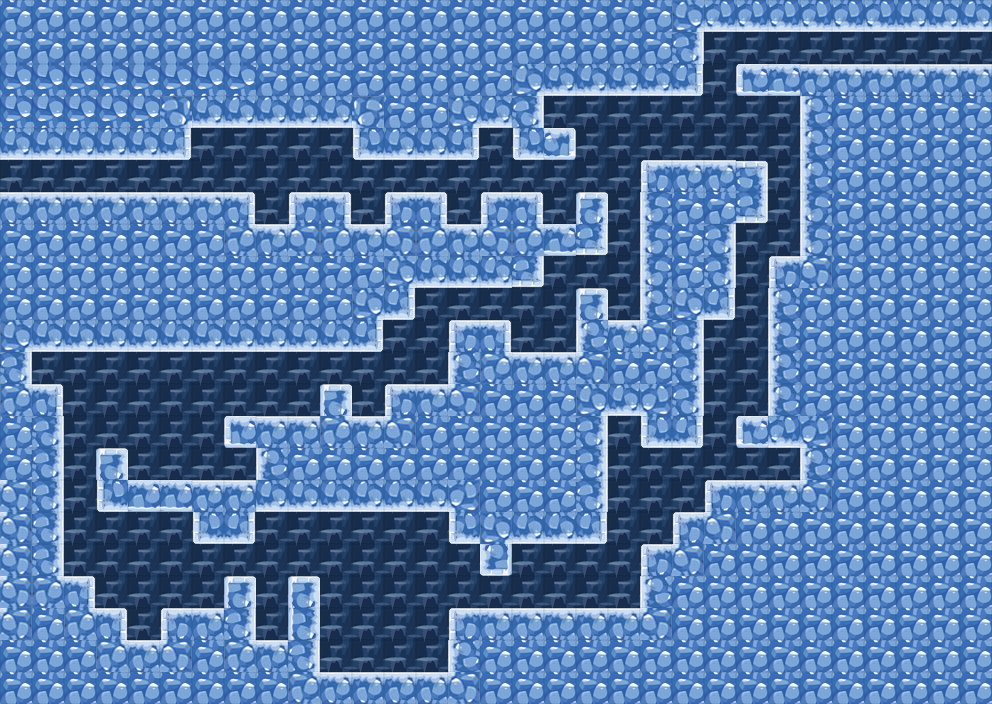

Below is a game level as drawn by its tile map, then a one-line description and the .tmx that defines it (tile-layer data replaced by summaries):
An orthogonal 31x22 tile map with 32x32 px tiles, 3 tile layers (Background, physics, MapLv2) and 213 objects (55x 1, 53x 4, 33x 3, 25x 5, 25x 6, ...).

<map version="1.2" tiledversion="1.3.1" orientation="orthogonal" renderorder="right-down" compressionlevel="0" width="31" height="22" tilewidth="32" tileheight="32" infinite="0" nextlayerid="10" nextobjectid="252">
 <tileset firstgid="1" source="tileset2.tsx" />
 <layer id="1" name="Background" width="31" height="22">
  <data>[682 cells, 682 non-empty, 1 distinct tile ids]</data>
 </layer>
 <layer id="5" name="physics" width="31" height="22" opacity="0.05">
  <data>[682 cells, 186 non-empty, 1 distinct tile ids]</data>
 </layer>
 <layer id="2" name="MapLv2" width="31" height="22">
  <data>[682 cells, 502 non-empty, 6 distinct tile ids]</data>
 </layer>
 <objectgroup id="6" name="Line_Down">
  <object id="98" name="Down" type="1" x="31.697" y="352.303" />
  <object id="99" name="Down" type="1" x="31.7" y="384.727" />
  <object id="100" name="Down" type="1" x="62" y="384.73" />
  <object id="101" name="Down" type="1" x="62" y="576.833" />
  <object id="102" name="Down" type="1" x="95.3333" y="576.83" />
  <object id="103" name="Down" type="1" x="95.33" y="608.583" />
  <object id="104" name="Down" type="1" x="126.667" y="608.58" />
  <object id="105" name="Down" type="1" x="126.67" y="639.333" />
  <object id="106" name="Down" type="1" x="162" y="639.333" />
  <object id="107" name="Down" type="1" x="162" y="608.667" />
  <object id="108" name="Down" type="1" x="224" y="608.667" />
  <object id="109" name="Down" type="1" x="224" y="578" />
  <object id="110" name="Down" type="1" x="256" y="578" />
  <object id="111" name="Down" type="1" x="256" y="640.667" />
  <object id="112" name="Down" type="1" x="288.667" y="640.67" />
  <object id="113" name="Down" type="1" x="288.67" y="578.667" />
  <object id="114" name="Down" type="1" x="320.667" y="578.67" />
  <object id="115" name="Down" type="1" x="320.67" y="672" />
  <object id="116" name="Down" type="1" x="448" y="672" />
  <object id="117" name="Down" type="1" x="448" y="607.333" />
  <object id="118" name="Down" type="1" x="641.333" y="607.33" />
  <object id="119" name="Down" type="1" x="641.33" y="544.667" />
  <object id="120" name="Down" type="1" x="671.333" y="544.67" />
  <object id="121" name="Down" type="1" x="671.333" y="512.667" />
  <object id="122" name="Down" type="1" x="705.333" y="512.67" />
  <object id="123" name="Down" type="1" x="705.33" y="480.667" />
  <object id="124" name="Down" type="1" x="799.333" y="480.67" />
  <object id="125" name="Down" type="1" x="799.33" y="448" />
  <object id="126" name="Down" type="2" x="94.6667" y="449.333" />
  <object id="127" name="Down" type="2" x="127.75" y="449.33" />
  <object id="128" name="Down" type="2" x="127.75" y="479.75" />
  <object id="129" name="Down" type="2" x="255.5" y="479.75" />
  <object id="130" name="Down" type="2" x="255.5" y="449" />
  <object id="131" name="Down" type="3" x="224.333" y="416" />
  <object id="132" name="Down" type="3" x="320.333" y="416" />
  <object id="133" name="Down" type="3" x="320.33" y="385" />
  <object id="134" name="Down" type="3" x="352" y="385" />
  <object id="135" name="Down" type="3" x="352" y="416.667" />
  <object id="136" name="Down" type="3" x="384.667" y="416.67" />
  <object id="137" name="Down" type="3" x="384.67" y="384.667" />
  <object id="138" name="Down" type="3" x="448" y="384.67" />
  <object id="139" name="Down" type="3" x="448" y="320.333" />
  <object id="140" name="Down" type="3" x="511" y="320.33" />
  <object id="141" name="Down" type="3" x="511" y="351.333" />
  <object id="142" name="Down" type="3" x="576.5" y="351.33" />
  <object id="143" name="Down" type="3" x="576.5" y="289.5" />
  <object id="144" name="Down" type="3" x="608.5" y="289.5" />
  <object id="145" name="Down" type="3" x="608.5" y="318.5" />
  <object id="146" name="Down" type="3" x="640" y="318.5" />
  <object id="147" name="Down" type="3" x="640" y="160" />
  <object id="148" name="Down" type="3" x="768" y="160" />
  <object id="149" name="Down" type="4" x="1.33333" y="193.333" />
  <object id="150" name="Down" type="4" x="255" y="193.33" />
  <object id="151" name="Down" type="4" x="255" y="223.5" />
  <object id="152" name="Down" type="4" x="289" y="223.5" />
  <object id="153" name="Down" type="4" x="289" y="193" />
  <object id="154" name="Down" type="4" x="349" y="193" />
  <object id="155" name="Down" type="4" x="349" y="223" />
  <object id="156" name="Down" type="4" x="383" y="223" />
  <object id="157" name="Down" type="4" x="383" y="193" />
  <object id="158" name="Down" type="4" x="448" y="193" />
  <object id="159" name="Down" type="4" x="448" y="226" />
  <object id="160" name="Down" type="4" x="483" y="226" />
  <object id="161" name="Down" type="4" x="483" y="193" />
  <object id="162" name="Down" type="4" x="543" y="193" />
  <object id="163" name="Down" type="4" x="543" y="223" />
  <object id="164" name="Down" type="4" x="578" y="223" />
  <object id="165" name="Down" type="4" x="578" y="194" />
  <object id="166" name="Down" type="4" x="608" y="194" />
  <object id="167" name="Down" type="4" x="608" y="252.667" />
  <object id="168" name="Down" type="5" x="738" y="65" />
  <object id="169" name="Down" type="5" x="991" y="65" />
  <object id="170" name="Down" type="5" x="991" y="35" />
  <object id="171" name="Down" type="6" x="737.273" y="416.364" />
  <object id="172" name="Down" type="6" x="767.818" y="416.36" />
  <object id="173" name="Down" type="6" x="767.82" y="256.727" />
  <object id="174" name="Down" type="6" x="800.364" y="256.73" />
  <object id="175" name="Down" type="6" x="800.36" y="96" />
 </objectgroup>
 <objectgroup id="7" name="Line_Up">
  <object id="176" name="Up" type="1" x="96.6818" y="449.364" />
  <object id="177" name="Up" type="1" x="96.68" y="540.455" />
  <object id="178" name="Up" type="1" x="188.167" y="540.45" />
  <object id="179" name="Up" type="1" x="188.17" y="563.5" />
  <object id="180" name="Up" type="1" x="255.333" y="563.5" />
  <object id="181" name="Up" type="1" x="255.33" y="544.167" />
  <object id="182" name="Up" type="1" x="447.667" y="544.17" />
  <object id="183" name="Up" type="1" x="447.67" y="571.167" />
  <object id="184" name="Up" type="1" x="481" y="571.17" />
  <object id="185" name="Up" type="1" x="481" y="599.833" />
  <object id="186" name="Up" type="1" x="511.667" y="599.83" />
  <object id="187" name="Up" type="1" x="511.67" y="571.167" />
  <object id="188" name="Up" type="1" x="606.833" y="571.17" />
  <object id="189" name="Up" type="1" x="606.83" y="447.5" />
  <object id="190" name="Up" type="1" x="640.5" y="447.5" />
  <object id="191" name="Up" type="1" x="640.5" y="480.5" />
  <object id="192" name="Up" type="1" x="703.333" y="480.5" />
  <object id="193" name="Up" type="1" x="703.33" y="352.333" />
  <object id="194" name="Up" type="1" x="735.833" y="352.33" />
  <object id="195" name="Up" type="1" x="735.83" y="241.667" />
  <object id="196" name="Up" type="1" x="767.333" y="241.67" />
  <object id="197" name="Up" type="1" x="767.33" y="162" />
  <object id="198" name="Up" type="2" x="31.697" y="381.212" />
  <object id="199" name="Up" type="2" x="384" y="381.21" />
  <object id="200" name="Up" type="2" x="384" y="346.25" />
  <object id="201" name="Up" type="2" x="416.25" y="346.25" />
  <object id="202" name="Up" type="2" x="416.25" y="313" />
  <object id="203" name="Up" type="2" x="544" y="313" />
  <object id="204" name="Up" type="2" x="544" y="279.75" />
  <object id="205" name="Up" type="2" x="607.25" y="279.75" />
  <object id="206" name="Up" type="3" x="2" y="185" />
  </objectgroup>
 <objectgroup id="4" name="Objects">
  <!-- 83 objects omitted --></objectgroup>
 <objectgroup id="9" name="Spiders">
  <!-- 17 objects omitted --></objectgroup>
 <objectgroup id="9" name="Fire">
  <!-- 14 objects omitted --></objectgroup>
</map>
<!-- 104 of 213 objects omitted -->
